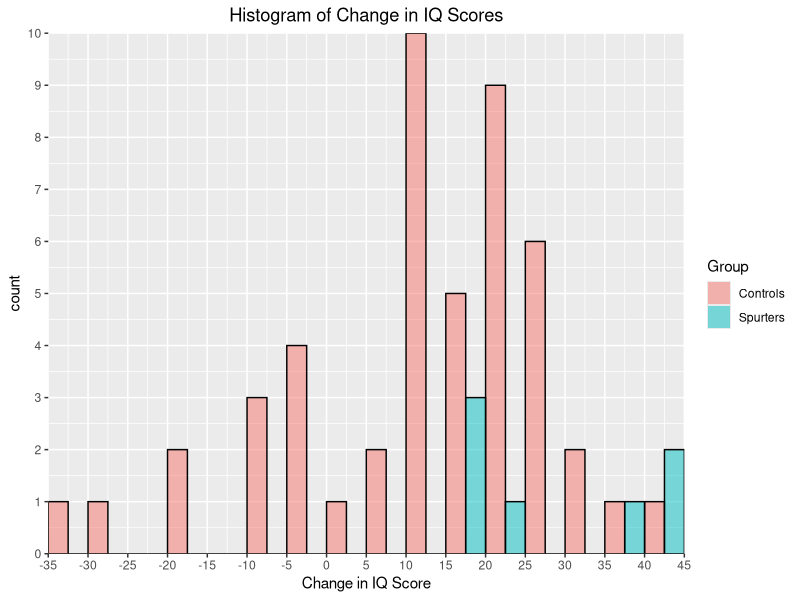
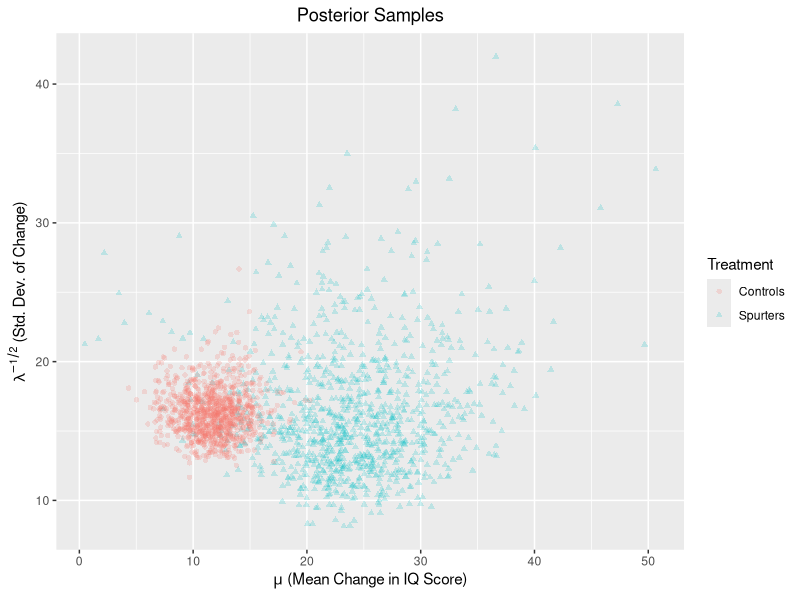
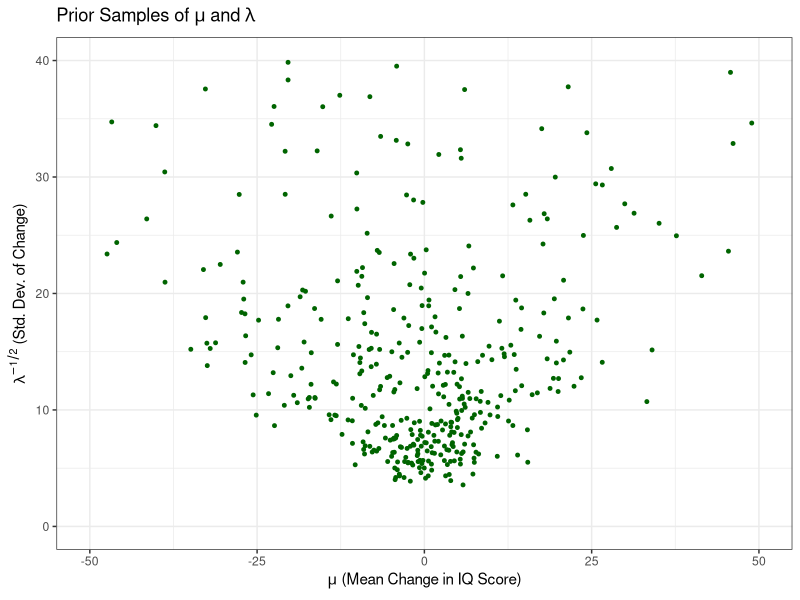

Generate these figures, in order, with R:
## ---- chunk 1
## don't use data in package, use data on lab assignment #
library(plyr)
library(ggplot2)
library(dplyr)
library(xtable)
library(reshape)
## ---- chunk 2
set.seed(123)
# input data
# spurters
x = c(18, 40, 15, 17, 20, 44, 38)
# control group
y = c(-4, 0, -19, 24, 19, 10, 5, 10,
      29, 13, -9, -8, 20, -1, 12, 21,
      -7, 14, 13, 20, 11, 16, 15, 27,
      23, 36, -33, 34, 13, 11, -19, 21,
      6, 25, 30,22, -28, 15, 26, -1, -2,
      43, 23, 22, 25, 16, 10, 29)
# store data in data frame 
iqData = data.frame(Treatment = c(rep("Spurters", length(x)), 
                                  rep("Controls", length(y))),
                                  Gain = c(x, y))
## ---- chunk 3
xLimits = seq(min(iqData$Gain) - (min(iqData$Gain) %% 5),
              max(iqData$Gain) + (max(iqData$Gain) %% 5),
              by = 5)

ggplot(data = iqData, aes(x = Gain, fill = Treatment, colour = I("black"))) + 
  geom_histogram(position = "dodge", alpha = 0.5, breaks = xLimits, closed = "left")+
  scale_x_continuous(breaks = xLimits, 
                     expand = c(0,0))+ 
  scale_y_continuous(expand = c(0,0), 
breaks = seq(0, 10, by = 1))+
  ggtitle("Histogram of Change in IQ Scores") + labs(x = "Change in IQ Score", 
                                                     fill = "Group") + 
                                               theme(plot.title = element_text(hjust = 0.5))  
## ---- chunk 4
prior = data.frame(m = 0, c = 1, a = 0.5, b = 50)
findParam = function(prior, data){
  postParam = NULL
  c = prior$c
  m = prior$m
  a = prior$a
  b = prior$b
  n = length(data)
  postParam = data.frame(m = (c*m + n*mean(data))/(c + n), 
                c = c + n, 
                a = a + n/2, 
                b =  b + 0.5*(sum((data - mean(data))^2)) + 
                  (n*c *(mean(data)- m)^2)/(2*(c+n)))
  return(postParam)
}
postS = findParam(prior, x)
postC = findParam(prior, y)

## ---- chunk 5
xtable(rbind(prior = prior,
             `Spurters Posterior` = postS,
             `Controls Posterior` = postC), 
       caption = "Parameters")
## ---- chunk 6
# sampling from two posteriors 

# Number of posterior simulations
sim = 1000

# initialize vectors to store samples
mus = NULL
lambdas = NULL
muc = NULL
lambdac = NULL

# Following formula from the NormalGamma with 
# the update paramaters accounted accounted for below 

lambdas = rgamma(sim, shape = postS$a, rate = postS$b)
lambdac = rgamma(sim, shape = postC$a, rate = postC$b)


mus = sapply(sqrt(1/(postS$c*lambdas)),rnorm, n = 1, mean = postS$m)
muc = sapply(sqrt(1/(postC$c*lambdac)),rnorm, n = 1, mean = postC$m)

# Store simulations
simDF = data.frame(lambda = c(lambdas, lambdac),
                   mu = c(mus, muc),
                   Treatment = rep(c("Spurters", "Controls"),
                                   each = sim))

simDF$lambda = simDF$lambda^{-0.5}

# Plot the simulations
ggplot(data = simDF, aes(x = mu, y = lambda, colour = Treatment, shape = Treatment)) +
  geom_point(alpha = 0.2) + 
  labs(x = expression(paste(mu, " (Mean Change in IQ Score)")),
       y = expression(paste(lambda^{-1/2}, " (Std. Dev. of Change)")))  + 
  ggtitle("Posterior Samples")+ 
  theme(plot.title = element_text(hjust = 0.5))
## ---- chunk 7
set.seed(123)

# sampling from two posteriors 

# Number of posterior simulations
sim = 1000000

# initialize vectors to store samples
mus = NULL
lambdas = NULL
muc = NULL
lambdac = NULL

# Following formula from the NormalGamma with 
# the update paramaters accounted accounted for below 

lambdas = rgamma(sim, shape = postS$a, rate = postS$b)
lambdac = rgamma(sim, shape = postC$a, rate = postC$b)


mus = sapply(sqrt(1/(postS$c*lambdas)),rnorm, n = 1, mean = postS$m)
muc = sapply(sqrt(1/(postC$c*lambdac)),rnorm, n = 1, mean = postC$m)

# Store simulations
sim_means <- data.frame(mus = mus, muc = muc, diff = mus - muc)
sim_means$mus_greater = case_when(sim_means$diff > 0 ~ "yes",
                                  sim_means$diff <= 0 ~ "no")
head(sim_means)
## ---- chunk 8
counts <- sim_means %>%
  count(mus_greater)

c_mus_greater <- counts %>% 
  filter(mus_greater == "yes") %>% 
  pull(n)

c_mus_greater / sim
## ---- chunk 9
prior = data.frame(m = 0, c = 1, a = 0.5, b = 50)

# Number of prior simulations
sim2 = 500

# initialize vectors to store samples
mu_prior = NULL
lambda_prior = NULL

# Following formula from the NormalGamma 

lambda_prior = rgamma(sim2, shape = prior$a, rate = prior$b)

mu_prior = sapply(sqrt(1/(prior$c*lambda_prior)),rnorm, n = 1, mean = prior$m)

# Store simulations
prior_sim = data.frame(lambda = lambda_prior, mu = mu_prior)

prior_sim$lambda = prior_sim$lambda^{-0.5}

# Plot the simulations
ggplot(data = prior_sim, aes(x = mu, y = lambda)) +
  geom_point(size = 1, color = "dark green") + 
  xlim(-50, 50) +
  ylim(0, 40) +
  labs(x = expression(paste(mu, " (Mean Change in IQ Score)")),
       y = expression(paste(lambda^{-1/2}, " (Std. Dev. of Change)")))  + 
  ggtitle(expression(paste("Prior Samples of ", mu, " and ", lambda))) + 
  theme(plot.title = element_text(hjust = 0.5)) +
  theme_bw()
